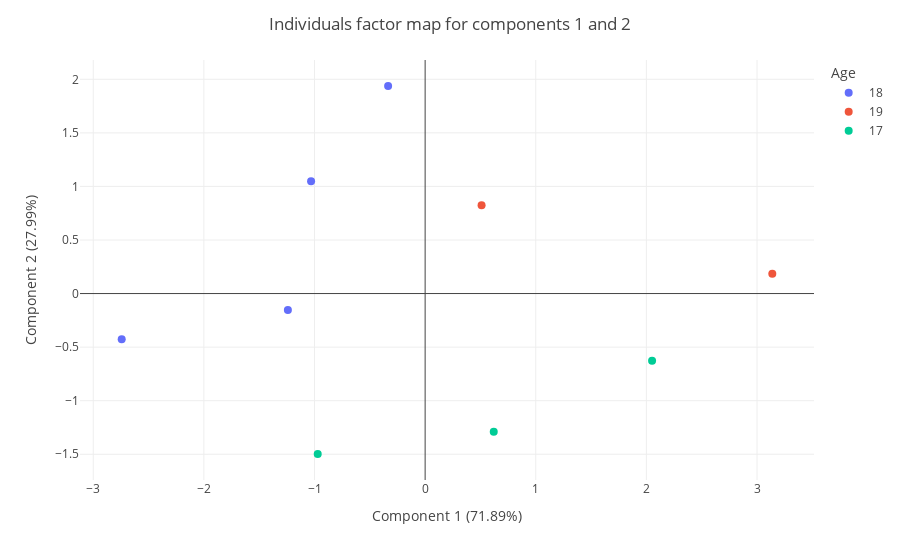

Notebook code cell kept with this figure:
### Markdown cell above
Individuals factor map shows projection of individuals on principal components. The method allows to choose the principal components to plot as abscissa and ordinate. It is also possible to set categorical variable of data as color (parameter <code>z</code>) and to display another categorical variable as hover label on each point (parameter <code>label</code>).

### Code cell
pca.individuals_factor_map(x=1, y=2, z="Age", label='First name', marker_size=8, marker_color=None)

### Figure 1 — Plotly figure (JSON) as saved in the notebook; plotly's stock layout.template omitted (floating-point values rounded to 4 significant figures)
{"data": [{"hovertemplate": "<b>%{hovertext}</b><br><br>color=18<br>x=%{x}<br>y=%{y}<extra></extra>", "hovertext": ["Nathan", "Emma", "Lola", "Lucas"], "legendgroup": "18", "marker": {"color": "#636efa", "size": 8, "symbol": "circle"}, "mode": "markers", "name": "18", "orientation": "v", "showlegend": true, "type": "scatter", "x": [-2.743, -1.241, -1.031, -0.3347], "xaxis": "x", "y": [-0.4274, -0.1528, 1.049, 1.937], "yaxis": "y"}, {"hovertemplate": "<b>%{hovertext}</b><br><br>color=19<br>x=%{x}<br>y=%{y}<extra></extra>", "hovertext": ["Baptiste", "Chloe"], "legendgroup": "19", "marker": {"color": "#EF553B", "size": 8, "symbol": "circle"}, "mode": "markers", "name": "19", "orientation": "v", "showlegend": true, "type": "scatter", "x": [3.138, 0.5103], "xaxis": "x", "y": [0.1856, 0.824], "yaxis": "y"}, {"hovertemplate": "<b>%{hovertext}</b><br><br>color=17<br>x=%{x}<br>y=%{y}<extra></extra>", "hovertext": ["Mathilde", "Ines", "Aymeric"], "legendgroup": "17", "marker": {"color": "#00cc96", "size": 8, "symbol": "circle"}, "mode": "markers", "name": "17", "orientation": "v", "showlegend": true, "type": "scatter", "x": [2.051, -0.9709, 0.6202], "xaxis": "x", "y": [-0.6278, -1.498, -1.291], "yaxis": "y"}], "layout": {"legend": {"title": {"text": "Age"}, "tracegroupgap": 0}, "margin": {"t": 60}, "title": {"text": "Individuals factor map for components 1 and 2"}, "xaxis": {"anchor": "y", "domain": [0, 1], "title": {"text": "Component 1 (71.89%)"}}, "yaxis": {"anchor": "x", "domain": [0, 1], "title": {"text": "Component 2 (27.99%)"}}}}
